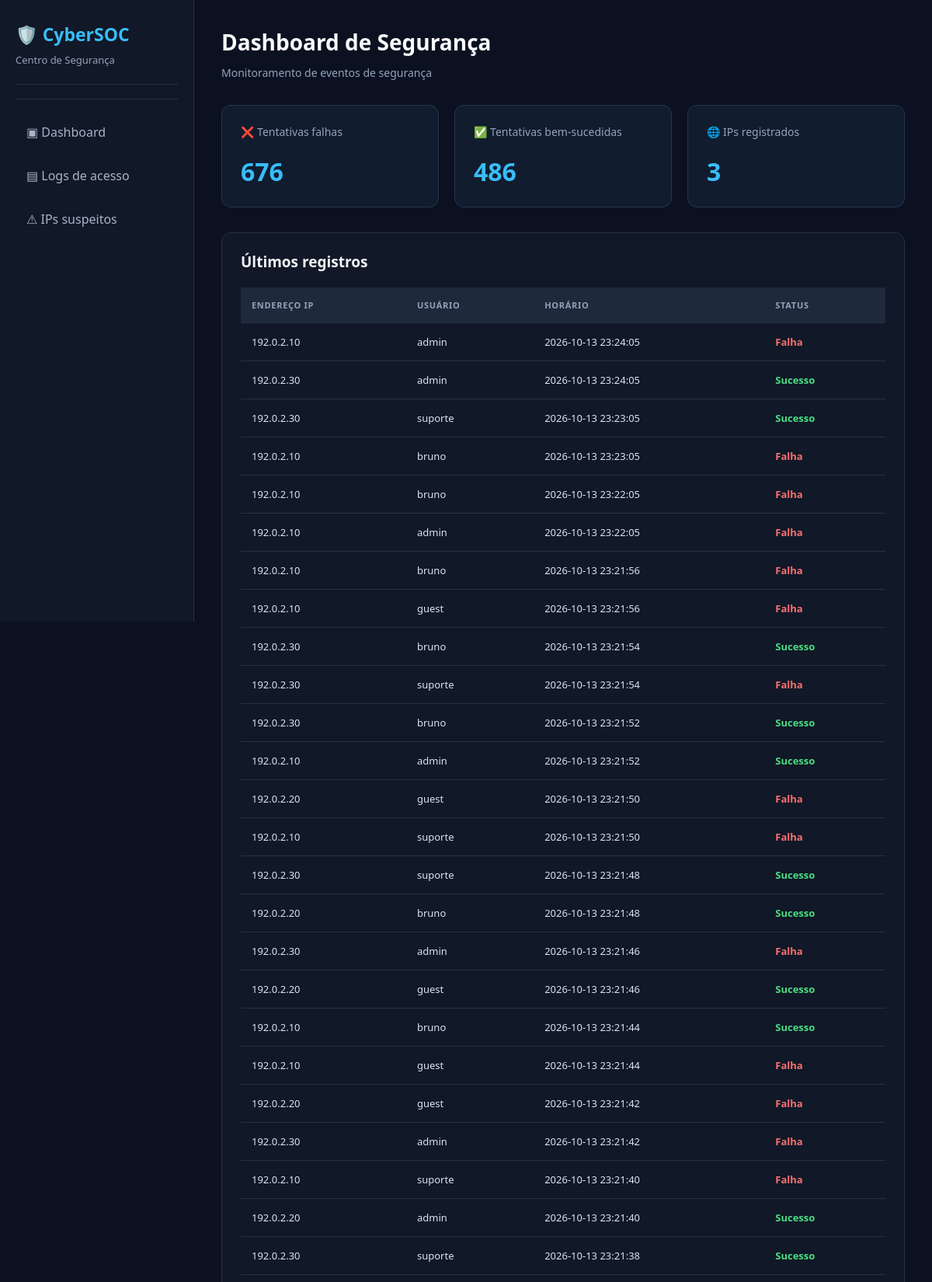
The page / (upper part) on the database its author committed.
### tables this page shows
CREATE TABLE logs (
                id INTEGER PRIMARY KEY AUTOINCREMENT,
                ip TEXT NOT NULL,
                usuario TEXT NOT NULL,
                status TEXT NOT NULL,
                horario TEXT NOT NULL
            );

### routes/dashboard.py (the view)
@dashboard_bp.route("/")
def dashboard():
    logs = obter_logs()
    estatisticas = contar_eventos()
    return render_template(
        "index.html",
        logs=logs,
        falhas=estatisticas["falhas"],
        sucessos=estatisticas["sucessos"]
    )

### services/database.py (called while the page is built)
def conectar():
    conexao = sqlite3.connect(DB_PATH)
    conexao.row_factory = sqlite3.Row
    return conexao

### services/logs.py (called while the page is built)
def obter_logs():
    with conectar() as conexao:
        registros = conexao.execute(
            """
            SELECT id, ip, usuario, status, horario
            FROM logs
            ORDER BY id DESC
            LIMIT 50
            """
        ).fetchall()
    return [dict(log) for log in registros]

def contar_eventos():
    with conectar() as conexao:
        resultado = conexao.execute(
            """
            SELECT
                SUM(CASE WHEN status = 'Falha' THEN 1 ELSE 0 END) AS falhas,
                SUM(CASE WHEN status = 'Sucesso' THEN 1 ELSE 0 END) AS sucessos
            FROM logs
            """
        ).fetchone()
    return {
        "falhas": resultado["falhas"] or 0,
        "sucessos": resultado["sucessos"] or 0
    }

### templates/index.html (shortened to what this page needs)
<!doctype html>
<html lang="pt-BR">
  <head>
    <link
      rel="stylesheet"
      href="{{ url_for('static', filename='style.css') }}"
    />
  </head>
  <body>
    <aside>
      <h2>🛡️ CyberSOC</h2>
      <p>Centro de Segurança</p>
      <hr />
      <hr />
      <nav class="menu">
        <a href="{{ url_for('dashboard.dashboard') }}"> ▣ Dashboard </a>
        <a href="{{ url_for('dashboard.logs_acesso') }}"> ▤ Logs de acesso </a>
        <a href="{{ url_for('dashboard.ips_suspeitos') }}"> ⚠ IPs suspeitos </a>
      </nav>
    </aside>
    <main>
      <header>
        <h1>Dashboard de Segurança</h1>
        <p>Monitoramento de eventos de segurança</p>
      </header>
      <section class="cards">
        <article>
          <h3>❌ Tentativas falhas</h3>
          <strong id="falha">{{ falhas }}</strong>
        </article>
        <article>
          <h3>✅ Tentativas bem-sucedidas</h3>
          <strong id="sucesso">{{ sucessos }}</strong>
        </article>
        <article>
          <h3>🌐 IPs registrados</h3>
          <strong id="total-ips">
            {{ logs | map(attribute='ip') | unique | list | length }}
          </strong>
        </article>
      </section>
      <section class="painel">
        <h2>Últimos registros</h2>
        <table>
          <thead>
            <tr>
              <th>Endereço IP</th>
              <th>Usuário</th>
              <th>Horário</th>
              <th>Status</th>
            </tr>
          </thead>
          <tbody id="tabela-logs">
            {% for log in logs %}
            <tr>
              <td>{{ log.ip }}</td>
              <td>{{ log.usuario }}</td>
              <td>{{ log.horario }}</td>
              <td class="{{ 'falha' if log.status == 'Falha' else 'sucesso' }}">
                {{ log.status }}
              </td>
            </tr>
            {% endfor %}
          </tbody>
        </table>
      </section>
    </main>
  </body>
</html>

### static/style.css (style rules this page uses)
* { margin: 0; padding: 0; box-sizing: border-box; }
body { font-family: "Segoe UI", Arial, sans-serif; background: #0b1120; color: #e2e8f0; min-height: 100vh; }
aside { width: 250px; height: 100vh; position: fixed; top: 0; left: 0; padding: 28px 20px; background: #111827; border-right: 1px solid #263247; overflow-y: auto; }
aside h2 { color: #38bdf8; font-size: 23px; margin-bottom: 8px; }
aside p { color: #94a3b8; font-size: 13px; margin-bottom: 22px; }
aside hr { border: none; border-top: 1px solid #263247; margin: 18px 0; }
.menu { display: flex; flex-direction: column; gap: 8px; }
.menu a { display: block; padding: 13px 14px; color: #a8b4c7; text-decoration: none; border-radius: 8px; transition: background 0.2s, color 0.2s; }
main { margin-left: 250px; padding: 35px; min-height: 100vh; width: calc(100% - 250px); }
header { margin-bottom: 30px; }
header h1, main > h1 { color: #f8fafc; font-size: 28px; margin-bottom: 10px; }
header p, main > p { color: #94a3b8; font-size: 14px; line-height: 1.6; }
.cards, .estatisticas { display: grid; grid-template-columns: repeat(3, minmax(0, 1fr)); gap: 20px; margin: 26px 0 32px; }
.cards article, .estatisticas .card, .card { background: #111c2e; border: 1px solid #26364d; border-radius: 12px; padding: 24px; min-width: 0; min-height: 130px; transition: border-color 0.2s, transform 0.2s; }
.cards h3, .card h3 { font-size: 14px; font-weight: 500; color: #94a3b8; margin-bottom: 20px; }
.cards strong { color: #38bdf8; font-size: 32px; font-weight: 700; }
.painel { background: #111827; border: 1px solid #263247; border-radius: 12px; padding: 24px; margin-top: 24px; }
.painel h2, main > h2 { color: #f1f5f9; font-size: 19px; margin: 0 0 20px; }
table { width: 100%; border-collapse: collapse; text-align: left; background: #111827; margin-top: 16px; }
.painel table { margin-top: 0; }
thead { background: #1e293b; }
th { color: #94a3b8; text-transform: uppercase; font-size: 11px; letter-spacing: 0.7px; font-weight: 600; }
th, td { padding: 15px 14px; border-bottom: 1px solid #263247; }
td { color: #dbe4f0; font-size: 13px; }
td.falha { color: #f87171; font-weight: 600; }
td.sucesso { color: #4ade80; font-weight: 600; }

### rows shown on the page
logs: ip "192.0.2.10", usuario "admin", horario "2026-10-13 23:24:05", status "Falha"
logs: ip "192.0.2.30", usuario "admin", horario "2026-10-13 23:24:05", status "Sucesso"
logs: ip "192.0.2.30", usuario "suporte", horario "2026-10-13 23:23:05", status "Sucesso"
logs: ip "192.0.2.10", usuario "bruno", horario "2026-10-13 23:23:05", status "Falha"
logs: ip "192.0.2.10", usuario "bruno", horario "2026-10-13 23:22:05", status "Falha"
logs: ip "192.0.2.10", usuario "admin", horario "2026-10-13 23:22:05", status "Falha"
logs: ip "192.0.2.10", usuario "bruno", horario "2026-10-13 23:21:56", status "Falha"
logs: ip "192.0.2.10", usuario "guest", horario "2026-10-13 23:21:56", status "Falha"
logs: ip "192.0.2.30", usuario "bruno", horario "2026-10-13 23:21:54", status "Sucesso"
logs: ip "192.0.2.30", usuario "suporte", horario "2026-10-13 23:21:54", status "Falha"
logs: ip "192.0.2.30", usuario "bruno", horario "2026-10-13 23:21:52", status "Sucesso"
logs: ip "192.0.2.10", usuario "admin", horario "2026-10-13 23:21:52", status "Sucesso"
logs: ip "192.0.2.20", usuario "guest", horario "2026-10-13 23:21:50", status "Falha"
logs: ip "192.0.2.10", usuario "suporte", horario "2026-10-13 23:21:50", status "Falha"
logs: ip "192.0.2.30", usuario "suporte", horario "2026-10-13 23:21:48", status "Sucesso"
logs: ip "192.0.2.20", usuario "bruno", horario "2026-10-13 23:21:48", status "Sucesso"
logs: ip "192.0.2.30", usuario "admin", horario "2026-10-13 23:21:46", status "Falha"
logs: ip "192.0.2.20", usuario "guest", horario "2026-10-13 23:21:46", status "Sucesso"
logs: ip "192.0.2.10", usuario "bruno", horario "2026-10-13 23:21:44", status "Sucesso"
logs: ip "192.0.2.10", usuario "guest", horario "2026-10-13 23:21:44", status "Falha"
logs: ip "192.0.2.20", usuario "guest", horario "2026-10-13 23:21:42", status "Falha"
logs: ip "192.0.2.30", usuario "admin", horario "2026-10-13 23:21:42", status "Falha"
logs: ip "192.0.2.10", usuario "suporte", horario "2026-10-13 23:21:40", status "Falha"
logs: ip "192.0.2.20", usuario "admin", horario "2026-10-13 23:21:40", status "Sucesso"
logs: ip "192.0.2.30", usuario "suporte", horario "2026-10-13 23:21:38", status "Sucesso"

### other values the page prints
{{ falhas }} "676"
{{ sucessos }} "486"
{{ logs | map(attribute='ip') | unique | list | length }} "3"
